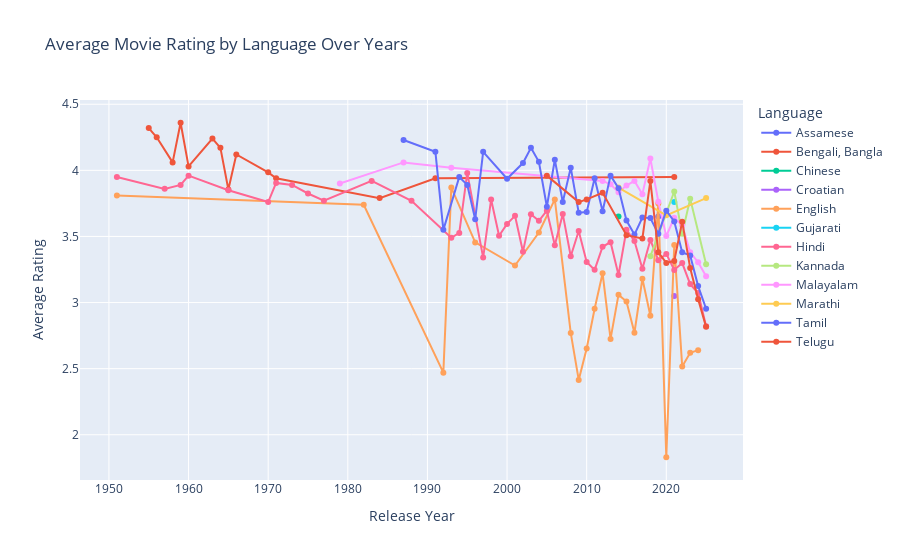

The cell this chart's notebook holds for it:
### Code cell
fig = px.line(
    ratings_language_year,
    x='ReleaseYear',
    y='Rating',
    color='OriginalLanguage',
    markers=True,
    title='Average Movie Rating by Language Over Years',
    labels={'ReleaseYear': 'Release Year', 'Rating': 'Average Rating', 'OriginalLanguage': 'Language'}
)
fig.update_layout(legend_title_text='Language')
fig.show()

### Figure 1 — Plotly figure (JSON) as saved in the notebook; plotly's stock layout.template omitted (floating-point values rounded to 4 significant figures)
{"data": [{"hovertemplate": "Language=Assamese<br>Release Year=%{x}<br>Average Rating=%{y}<extra></extra>", "legendgroup": "Assamese", "line": {"color": "#636efa", "dash": "solid"}, "marker": {"symbol": "circle"}, "mode": "lines+markers", "name": "Assamese", "orientation": "v", "showlegend": true, "type": "scatter", "x": [2019], "xaxis": "x", "y": [3.65], "yaxis": "y"}, {"hovertemplate": "Language=Bengali, Bangla<br>Release Year=%{x}<br>Average Rating=%{y}<extra></extra>", "legendgroup": "Bengali, Bangla", "line": {"color": "#EF553B", "dash": "solid"}, "marker": {"symbol": "circle"}, "mode": "lines+markers", "name": "Bengali, Bangla", "orientation": "v", "showlegend": true, "type": "scatter", "x": [1955, 1956, 1958, 1959, 1960, 1963, 1964, 1965, 1966, 1970, 1971, 1984, 1991, 2021], "xaxis": "x", "y": [4.32, 4.25, 4.06, 4.36, 4.03, 4.24, 4.17, 3.855, 4.12, 3.985, 3.94, 3.79, 3.94, 3.95], "yaxis": "y"}, {"hovertemplate": "Language=Chinese<br>Release Year=%{x}<br>Average Rating=%{y}<extra></extra>", "legendgroup": "Chinese", "line": {"color": "#00cc96", "dash": "solid"}, "marker": {"symbol": "circle"}, "mode": "lines+markers", "name": "Chinese", "orientation": "v", "showlegend": true, "type": "scatter", "x": [2014], "xaxis": "x", "y": [3.65], "yaxis": "y"}, {"hovertemplate": "Language=Croatian<br>Release Year=%{x}<br>Average Rating=%{y}<extra></extra>", "legendgroup": "Croatian", "line": {"color": "#ab63fa", "dash": "solid"}, "marker": {"symbol": "circle"}, "mode": "lines+markers", "name": "Croatian", "orientation": "v", "showlegend": true, "type": "scatter", "x": [2021], "xaxis": "x", "y": [3.05], "yaxis": "y"}, {"hovertemplate": "Language=English<br>Release Year=%{x}<br>Average Rating=%{y}<extra></extra>", "legendgroup": "English", "line": {"color": "#FFA15A", "dash": "solid"}, "marker": {"symbol": "circle"}, "mode": "lines+markers", "name": "English", "orientation": "v", "showlegend": true, "type": "scatter", "x": [1951, 1982, 1992, 1993, 1996, 2001, 2004, 2006, 2008, 2009, 2010, 2011, 2012, 2013, 2014, 2015, 2016, 2017, 2018, 2019, 2020, 2021, 2022, 2023, 2024], "xaxis": "x", "y": [3.81, 3.74, 2.47, 3.87, 3.455, 3.28, 3.53, 3.78, 2.77, 2.415, 2.652, 2.953, 3.221, 2.725, 3.06, 3.008, 2.772, 3.18, 2.9, 3.75, 1.83, 3.435, 2.517, 2.62, 2.64], "yaxis": "y"}, {"hovertemplate": "Language=Gujarati<br>Release Year=%{x}<br>Average Rating=%{y}<extra></extra>", "legendgroup": "Gujarati", "line": {"color": "#19d3f3", "dash": "solid"}, "marker": {"symbol": "circle"}, "mode": "lines+markers", "name": "Gujarati", "orientation": "v", "showlegend": true, "type": "scatter", "x": [2021], "xaxis": "x", "y": [3.76], "yaxis": "y"}, {"hovertemplate": "Language=Hindi<br>Release Year=%{x}<br>Average Rating=%{y}<extra></extra>", "legendgroup": "Hindi", "line": {"color": "#FF6692", "dash": "solid"}, "marker": {"symbol": "circle"}, "mode": "lines+markers", "name": "Hindi", "orientation": "v", "showlegend": true, "type": "scatter", "x": [1951, 1957, 1959, 1960, 1965, 1970, 1971, 1973, 1975, 1977, 1983, 1988, 1993, 1994, 1995, 1997, 1998, 1999, 2000, 2001, 2002, 2003, 2004, 2005, 2006, 2007, 2008, 2009, 2010, 2011, 2012, 2013, 2014, 2015, 2016, 2017, 2018, 2019, 2020, 2021, 2022, 2023, 2024, 2025], "xaxis": "x", "y": [3.95, 3.86, 3.89, 3.96, 3.85, 3.76, 3.905, 3.89, 3.825, 3.77, 3.92, 3.77, 3.49, 3.527, 3.98, 3.34, 3.78, 3.505, 3.595, 3.656, 3.385, 3.667, 3.619, 3.695, 3.433, 3.669, 3.35, 3.541, 3.307, 3.248, 3.422, 3.457, 3.208, 3.551, 3.466, 3.256, 3.474, 3.319, 3.368, 3.246, 3.299, 3.14, 3.072, 2.821], "yaxis": "y"}, {"hovertemplate": "Language=Kannada<br>Release Year=%{x}<br>Average Rating=%{y}<extra></extra>", "legendgroup": "Kannada", "line": {"color": "#B6E880", "dash": "solid"}, "marker": {"symbol": "circle"}, "mode": "lines+markers", "name": "Kannada", "orientation": "v", "showlegend": true, "type": "scatter", "x": [2018, 2021, 2022, 2023, 2025], "xaxis": "x", "y": [3.35, 3.84, 3.52, 3.785, 3.29], "yaxis": "y"}, {"hovertemplate": "Language=Malayalam<br>Release Year=%{x}<br>Average Rating=%{y}<extra></extra>", "legendgroup": "Malayalam", "line": {"color": "#FF97FF", "dash": "solid"}, "marker": {"symbol": "circle"}, "mode": "lines+markers", "name": "Malayalam", "orientation": "v", "showlegend": true, "type": "scatter", "x": [1979, 1987, 1993, 2012, 2013, 2014, 2015, 2016, 2017, 2018, 2019, 2020, 2021, 2022, 2023, 2024, 2025], "xaxis": "x", "y": [3.9, 4.06, 4.02, 3.92, 3.895, 3.835, 3.885, 3.92, 3.82, 4.09, 3.763, 3.502, 3.641, 3.584, 3.38, 3.305, 3.199], "yaxis": "y"}, {"hovertemplate": "Language=Marathi<br>Release Year=%{x}<br>Average Rating=%{y}<extra></extra>", "legendgroup": "Marathi", "line": {"color": "#FECB52", "dash": "solid"}, "marker": {"symbol": "circle"}, "mode": "lines+markers", "name": "Marathi", "orientation": "v", "showlegend": true, "type": "scatter", "x": [2014, 2020, 2025], "xaxis": "x", "y": [3.87, 3.66, 3.79], "yaxis": "y"}, {"hovertemplate": "Language=Tamil<br>Release Year=%{x}<br>Average Rating=%{y}<extra></extra>", "legendgroup": "Tamil", "line": {"color": "#636efa", "dash": "solid"}, "marker": {"symbol": "circle"}, "mode": "lines+markers", "name": "Tamil", "orientation": "v", "showlegend": true, "type": "scatter", "x": [1987, 1991, 1992, 1994, 1995, 1996, 1997, 2000, 2002, 2003, 2004, 2005, 2006, 2007, 2008, 2009, 2010, 2011, 2012, 2013, 2014, 2015, 2016, 2017, 2018, 2019, 2020, 2021, 2022, 2023, 2024, 2025], "xaxis": "x", "y": [4.23, 4.14, 3.55, 3.95, 3.89, 3.63, 4.14, 3.937, 4.055, 4.17, 4.065, 3.725, 4.08, 3.76, 4.02, 3.68, 3.685, 3.94, 3.69, 3.96, 3.865, 3.62, 3.514, 3.643, 3.639, 3.52, 3.695, 3.614, 3.38, 3.356, 3.124, 2.953], "yaxis": "y"}, {"hovertemplate": "Language=Telugu<br>Release Year=%{x}<br>Average Rating=%{y}<extra></extra>", "legendgroup": "Telugu", "line": {"color": "#EF553B", "dash": "solid"}, "marker": {"symbol": "circle"}, "mode": "lines+markers", "name": "Telugu", "orientation": "v", "showlegend": true, "type": "scatter", "x": [2005, 2009, 2010, 2012, 2015, 2017, 2018, 2019, 2020, 2021, 2022, 2023, 2024, 2025], "xaxis": "x", "y": [3.96, 3.76, 3.78, 3.83, 3.51, 3.485, 3.92, 3.38, 3.3, 3.315, 3.612, 3.262, 3.024, 2.816], "yaxis": "y"}], "layout": {"legend": {"title": {"text": "Language"}, "tracegroupgap": 0}, "title": {"text": "Average Movie Rating by Language Over Years"}, "xaxis": {"anchor": "y", "domain": [0, 1], "title": {"text": "Release Year"}}, "yaxis": {"anchor": "x", "domain": [0, 1], "title": {"text": "Average Rating"}}}}
